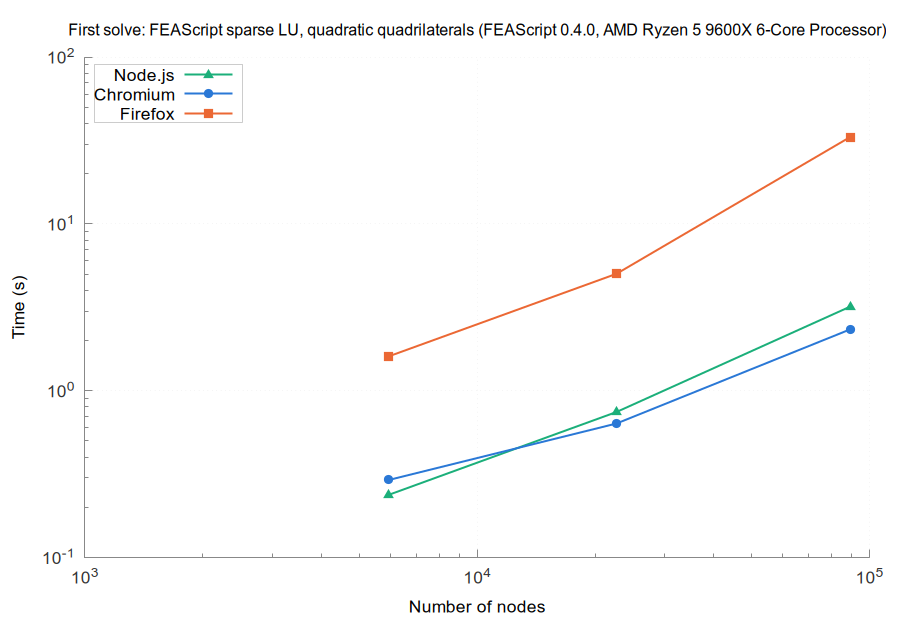

The gnuplot source for this figure:
set terminal pngcairo size 900,620 font 'Arial,13'
set border 3 lc rgb '#888888'; set tics nomirror tc rgb '#333333'
set grid lc rgb '#e6e6e6' lw 1; set key top left box lc rgb '#cccccc' opaque
set logscale xy; set format y '10^{%L}'; set format x '10^{%L}'
set output 'browsers_FEAScript_sparse_LU_quadratic_quadrilaterals_first.png'
set title 'First solve: FEAScript sparse LU, quadratic quadrilaterals (FEAScript 0.4.0, AMD Ryzen 5 9600X 6-Core Processor)' font 'Arial,12'
set xlabel 'Number of nodes'
set ylabel 'Time (s)'
plot 'browsers_FEAScript_sparse_LU_quadratic_quadrilaterals_first_node.dat' u 1:2 w lp lw 2 pt 9 ps 1.2 lc rgb '#1baf7a' t 'Node.js', \
     'browsers_FEAScript_sparse_LU_quadratic_quadrilaterals_first_chromium.dat' u 1:2 w lp lw 2 pt 7 ps 1.2 lc rgb '#2a78d6' t 'Chromium', \
     'browsers_FEAScript_sparse_LU_quadratic_quadrilaterals_first_firefox.dat' u 1:2 w lp lw 2 pt 5 ps 1.2 lc rgb '#eb6834' t 'Firefox'
